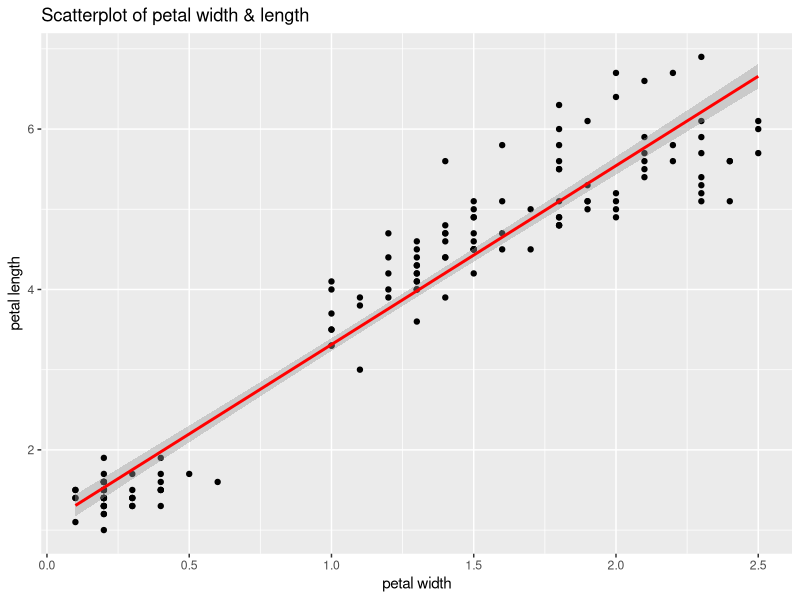

Reproduce this figure in R.
library(ggplot2)

data("iris")

head(iris)

# draw a scatterplot based on petal width
petal_plot <- ggplot(data = iris, aes(x = Petal.Width, y = Petal.Length)) +
              geom_point() + 
              ggtitle("Scatterplot of petal width & length") +
              xlab("petal width") +
              ylab("petal length")

# create a linear regression model
linear_model <- lm(
  formula = Petal.Width ~ Petal.Length,
  data = iris
)

# summary(linear_model)

# draw linear regression line
petal_plot + stat_smooth(method = "lm", col = "red")

# getting correlation coefficients
cor(
  x = iris$Petal.Width,
  y = iris$Petal.Length
)

# predict new values from the model
predict(
  object = linear_model,
  newdata = data.frame(Petal.Length = c(2,5,7))
)